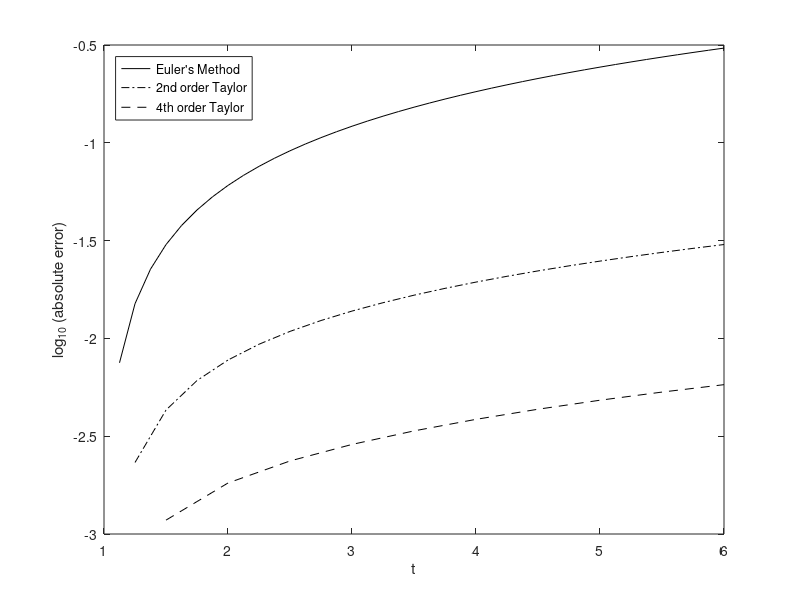

The MATLAB source for this figure:
function s73ex9
% Bradie: section 7.3, example 9.
%
% Goal: Reproduce the figure Bradie uses to demonstrate that, functions
% evaluations being equal, the higher order method out performs the lower
% order method.

a = 1; b = 6;
x0 = 1;

% Euler method, N = 40 steps (using 40 function evaluations)
N = 40; dt = (b-a)/N;
te = a:dt:b; te = te(:);
we = zeros(size(te));
we(1) = x0;

for i=1:N
    [f, ~, ~, ~] = rhs(te(i), we(i));
    dw = f*dt;
    we(i+1) = we(i) + dw;
end
xe = te.*(1 + log(te));

% Second order Taylor method, N = 20 steps (using 40 function evaluations)
N = 20; dt = (b-a)/N;
t2 = a:dt:b; t2 = t2(:);
w2 = zeros(size(t2));
w2(1) = x0;

for i=1:N
    [f, fp, ~, ~] = rhs(t2(i), w2(i));
    dw = f*dt + 1/2*fp*dt^2;
    w2(i+1) = w2(i) + dw;
end
x2 = t2.*(1 + log(t2));

% Fourth order Taylor method, N = 10 steps (using 40 function evaluations)
N = 10; dt = (b-a)/N;
t4 = a:dt:b; t4 = t4(:);
w4 = zeros(size(t4));
w4(1) = x0;

for i=1:N
    [f, fp, fpp, fppp] = rhs(t4(i), w4(i));
    dw = f*dt + 1/2*fp*dt^2 + 1/6*fpp*dt^3 + 1/24*fppp*dt^4;
    w4(i+1) = w4(i) + dw;
end
x4 = t4.*(1 + log(t4));

% do the plotting to compare
plot(te, log(abs(xe - we))/log(10), 'k',...
    t2, log(abs(x2-w2))/log(10), 'k-.', ...
    t4, log(abs(x4-w4))/log(10), 'k--')
legend('Euler''s Method', '2nd order Taylor', '4th order Taylor', ...
    'Location', 'Northwest')
xlabel('t')
ylabel('log_{10} (absolute error)')



end





function [f, fp, fpp, fppp] = rhs(t, x)
    f = 1 + x/t;
    fp = (t*f - x)/t^2;
    fpp = fp/t - 2*f/t^2 + 2*x/t^3;
    fppp = fpp/t - 3*fp/t^2 + 6*f/t^3 - 6*x/t^4;
end
